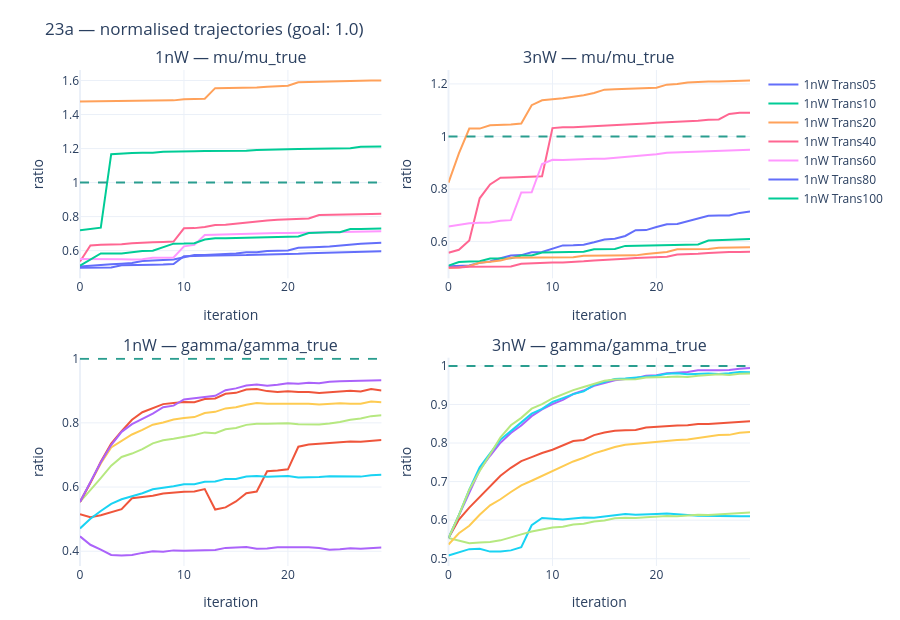

The cell this chart's notebook holds for it:
### Code cell
# ============================================================
# 23a — FIG 3: normalised trajectories vs iteration (per power)
# ============================================================
fig3 = make_subplots(rows=2, cols=2, horizontal_spacing=0.10, vertical_spacing=0.16,
                     subplot_titles=['1nW — mu/mu_true', '3nW — mu/mu_true',
                                     '1nW — gamma/gamma_true', '3nW — gamma/gamma_true'])
for ci, power in enumerate(POWERS, start=1):
    for r in [r for r in RESULTS if r['power'] == power]:
        steps = [h['step'] for h in r['history']]
        fig3.add_trace(go.Scatter(x=steps, y=[h['mu'] / r['mu_true'] for h in r['history']],
                                  mode='lines', name=r['exp'], showlegend=(ci == 1)), row=1, col=ci)
        fig3.add_trace(go.Scatter(x=steps, y=[h['gamma'] / r['gamma_true'] for h in r['history']],
                                  mode='lines', name=r['exp'], showlegend=False), row=2, col=ci)
    fig3.add_hline(y=1.0, line=dict(color='#2a9d8f', dash='dash'), row=1, col=ci)
    fig3.add_hline(y=1.0, line=dict(color='#2a9d8f', dash='dash'), row=2, col=ci)
fig3.update_xaxes(title_text='iteration'); fig3.update_yaxes(title_text='ratio')
fig3.update_layout(height=620, margin=dict(t=70, b=40),
                   title_text='23a — normalised trajectories (goal: 1.0)')
fig3.show(config=CONFIG_PLOT)

### Figure 1 — Plotly figure (JSON) as saved in the notebook; plotly's stock layout.template omitted (floating-point values rounded to 4 significant figures)
{"data": [{"mode": "lines", "name": "1nW Trans05", "showlegend": true, "type": "scatter", "x": [0, 1, 2, 3, 4, 5, 6, 7, 8, 9, 10, 11, 12, 13, 14, 15, 16, 17, 18, 19, 20, 21, 22, 23, 24, 25, 26, 27, 28, 29], "xaxis": "x", "y": [0.5069, 0.5118, 0.5184, 0.5194, 0.5236, 0.5268, 0.5387, 0.5418, 0.5418, 0.5476, 0.561, 0.5739, 0.5738, 0.576, 0.5778, 0.5832, 0.5901, 0.5902, 0.5979, 0.6006, 0.601, 0.6167, 0.6178, 0.6215, 0.6247, 0.6312, 0.6366, 0.6401, 0.6429, 0.6458], "yaxis": "y"}, {"mode": "lines", "name": "1nW Trans05", "showlegend": false, "type": "scatter", "x": [0, 1, 2, 3, 4, 5, 6, 7, 8, 9, 10, 11, 12, 13, 14, 15, 16, 17, 18, 19, 20, 21, 22, 23, 24, 25, 26, 27, 28, 29], "xaxis": "x3", "y": [0.5151, 0.5061, 0.5119, 0.5218, 0.531, 0.5653, 0.5682, 0.573, 0.5799, 0.5838, 0.5854, 0.586, 0.5938, 0.53, 0.5365, 0.5551, 0.5808, 0.5862, 0.6491, 0.6517, 0.6553, 0.7256, 0.7327, 0.7346, 0.7373, 0.7395, 0.7419, 0.7414, 0.7437, 0.7464], "yaxis": "y3"}, {"mode": "lines", "name": "1nW Trans10", "showlegend": true, "type": "scatter", "x": [0, 1, 2, 3, 4, 5, 6, 7, 8, 9, 10, 11, 12, 13, 14, 15, 16, 17, 18, 19, 20, 21, 22, 23, 24, 25, 26, 27, 28, 29], "xaxis": "x", "y": [0.7198, 0.7271, 0.7353, 1.167, 1.173, 1.174, 1.175, 1.175, 1.181, 1.181, 1.183, 1.185, 1.186, 1.186, 1.186, 1.186, 1.187, 1.192, 1.195, 1.195, 1.197, 1.197, 1.198, 1.199, 1.2, 1.201, 1.202, 1.211, 1.212, 1.212], "yaxis": "y"}, {"mode": "lines", "name": "1nW Trans10", "showlegend": false, "type": "scatter", "x": [0, 1, 2, 3, 4, 5, 6, 7, 8, 9, 10, 11, 12, 13, 14, 15, 16, 17, 18, 19, 20, 21, 22, 23, 24, 25, 26, 27, 28, 29], "xaxis": "x3", "y": [0.4463, 0.4202, 0.4051, 0.3885, 0.3865, 0.3881, 0.3949, 0.3998, 0.3985, 0.4027, 0.4016, 0.4018, 0.4021, 0.4037, 0.4105, 0.4108, 0.4134, 0.4078, 0.4083, 0.4122, 0.4125, 0.4135, 0.4128, 0.4098, 0.4045, 0.4062, 0.4095, 0.4078, 0.4106, 0.4115], "yaxis": "y3"}, {"mode": "lines", "name": "1nW Trans20", "showlegend": true, "type": "scatter", "x": [0, 1, 2, 3, 4, 5, 6, 7, 8, 9, 10, 11, 12, 13, 14, 15, 16, 17, 18, 19, 20, 21, 22, 23, 24, 25, 26, 27, 28, 29], "xaxis": "x", "y": [1.477, 1.478, 1.478, 1.477, 1.478, 1.479, 1.48, 1.482, 1.483, 1.483, 1.49, 1.492, 1.493, 1.555, 1.556, 1.558, 1.557, 1.559, 1.564, 1.567, 1.57, 1.589, 1.592, 1.592, 1.592, 1.597, 1.598, 1.6, 1.601, 1.6], "yaxis": "y"}, {"mode": "lines", "name": "1nW Trans20", "showlegend": false, "type": "scatter", "x": [0, 1, 2, 3, 4, 5, 6, 7, 8, 9, 10, 11, 12, 13, 14, 15, 16, 17, 18, 19, 20, 21, 22, 23, 24, 25, 26, 27, 28, 29], "xaxis": "x3", "y": [0.471, 0.5011, 0.5256, 0.5478, 0.5618, 0.5708, 0.5808, 0.593, 0.5974, 0.6025, 0.609, 0.6089, 0.6161, 0.6176, 0.6254, 0.6248, 0.633, 0.6344, 0.632, 0.6327, 0.6347, 0.6299, 0.6298, 0.6309, 0.6336, 0.6329, 0.6341, 0.6325, 0.6367, 0.6386], "yaxis": "y3"}, {"mode": "lines", "name": "1nW Trans40", "showlegend": true, "type": "scatter", "x": [0, 1, 2, 3, 4, 5, 6, 7, 8, 9, 10, 11, 12, 13, 14, 15, 16, 17, 18, 19, 20, 21, 22, 23, 24, 25, 26, 27, 28, 29], "xaxis": "x", "y": [0.5358, 0.6302, 0.6353, 0.6364, 0.638, 0.6431, 0.6478, 0.6495, 0.6515, 0.6537, 0.7316, 0.7324, 0.7388, 0.7513, 0.7526, 0.759, 0.766, 0.7732, 0.7779, 0.7813, 0.7831, 0.7854, 0.7889, 0.8098, 0.8119, 0.8139, 0.8147, 0.8146, 0.8159, 0.8168], "yaxis": "y"}, {"mode": "lines", "name": "1nW Trans40", "showlegend": false, "type": "scatter", "x": [0, 1, 2, 3, 4, 5, 6, 7, 8, 9, 10, 11, 12, 13, 14, 15, 16, 17, 18, 19, 20, 21, 22, 23, 24, 25, 26, 27, 28, 29], "xaxis": "x3", "y": [0.5537, 0.5894, 0.628, 0.6665, 0.6937, 0.7044, 0.718, 0.7363, 0.7458, 0.7504, 0.7562, 0.7623, 0.7703, 0.7679, 0.78, 0.784, 0.7937, 0.797, 0.7975, 0.7977, 0.7989, 0.7959, 0.7946, 0.7953, 0.7981, 0.8027, 0.8097, 0.8135, 0.8209, 0.8237], "yaxis": "y3"}, {"mode": "lines", "name": "1nW Trans60", "showlegend": true, "type": "scatter", "x": [0, 1, 2, 3, 4, 5, 6, 7, 8, 9, 10, 11, 12, 13, 14, 15, 16, 17, 18, 19, 20, 21, 22, 23, 24, 25, 26, 27, 28, 29], "xaxis": "x", "y": [0.5505, 0.5491, 0.5471, 0.5471, 0.5487, 0.5475, 0.5492, 0.5588, 0.5593, 0.5603, 0.6251, 0.6339, 0.6919, 0.6937, 0.6981, 0.6988, 0.6976, 0.7019, 0.7036, 0.7039, 0.7042, 0.7055, 0.7067, 0.7101, 0.7101, 0.7104, 0.712, 0.7133, 0.7136, 0.7146], "yaxis": "y"}, {"mode": "lines", "name": "1nW Trans60", "showlegend": false, "type": "scatter", "x": [0, 1, 2, 3, 4, 5, 6, 7, 8, 9, 10, 11, 12, 13, 14, 15, 16, 17, 18, 19, 20, 21, 22, 23, 24, 25, 26, 27, 28, 29], "xaxis": "x3", "y": [0.5537, 0.6131, 0.6734, 0.7234, 0.7427, 0.7639, 0.7781, 0.7945, 0.8009, 0.8103, 0.8149, 0.8181, 0.8307, 0.8343, 0.845, 0.8486, 0.8566, 0.8619, 0.8595, 0.8594, 0.8599, 0.86, 0.8598, 0.8571, 0.8599, 0.8609, 0.8594, 0.8598, 0.8667, 0.8639], "yaxis": "y3"}, {"mode": "lines", "name": "1nW Trans80", "showlegend": true, "type": "scatter", "x": [0, 1, 2, 3, 4, 5, 6, 7, 8, 9, 10, 11, 12, 13, 14, 15, 16, 17, 18, 19, 20, 21, 22, 23, 24, 25, 26, 27, 28, 29], "xaxis": "x", "y": [0.4993, 0.5, 0.4985, 0.5014, 0.5142, 0.514, 0.5144, 0.5172, 0.5184, 0.5212, 0.5672, 0.5707, 0.5705, 0.5716, 0.5714, 0.572, 0.5738, 0.5762, 0.5767, 0.5795, 0.5806, 0.581, 0.5841, 0.5855, 0.5864, 0.5897, 0.5897, 0.5925, 0.5934, 0.596], "yaxis": "y"}, {"mode": "lines", "name": "1nW Trans80", "showlegend": false, "type": "scatter", "x": [0, 1, 2, 3, 4, 5, 6, 7, 8, 9, 10, 11, 12, 13, 14, 15, 16, 17, 18, 19, 20, 21, 22, 23, 24, 25, 26, 27, 28, 29], "xaxis": "x3", "y": [0.5537, 0.6131, 0.6789, 0.7353, 0.774, 0.8097, 0.8331, 0.8463, 0.8584, 0.8616, 0.8647, 0.8646, 0.8741, 0.8759, 0.8904, 0.8935, 0.9039, 0.9055, 0.8989, 0.8963, 0.8987, 0.8963, 0.896, 0.8931, 0.8961, 0.897, 0.9002, 0.8975, 0.9052, 0.9006], "yaxis": "y3"}, {"mode": "lines", "name": "1nW Trans100", "showlegend": true, "type": "scatter", "x": [0, 1, 2, 3, 4, 5, 6, 7, 8, 9, 10, 11, 12, 13, 14, 15, 16, 17, 18, 19, 20, 21, 22, 23, 24, 25, 26, 27, 28, 29], "xaxis": "x", "y": [0.5121, 0.5483, 0.5834, 0.5836, 0.5836, 0.5901, 0.5975, 0.5998, 0.6184, 0.641, 0.6413, 0.6433, 0.6655, 0.6725, 0.673, 0.6747, 0.6748, 0.6786, 0.6802, 0.6811, 0.6817, 0.6835, 0.704, 0.7068, 0.7075, 0.7078, 0.7268, 0.7278, 0.7283, 0.7298], "yaxis": "y"}, {"mode": "lines", "name": "1nW Trans100", "showlegend": false, "type": "scatter", "x": [0, 1, 2, 3, 4, 5, 6, 7, 8, 9, 10, 11, 12, 13, 14, 15, 16, 17, 18, 19, 20, 21, 22, 23, 24, 25, 26, 27, 28, 29], "xaxis": "x3", "y": [0.5537, 0.6131, 0.677, 0.7308, 0.7721, 0.796, 0.8125, 0.8288, 0.8488, 0.8537, 0.8731, 0.8756, 0.8803, 0.8843, 0.9017, 0.9075, 0.9164, 0.9195, 0.9153, 0.9185, 0.9233, 0.9223, 0.925, 0.9231, 0.9283, 0.9294, 0.9305, 0.9297, 0.9325, 0.933], "yaxis": "y3"}, {"mode": "lines", "name": "3nW Trans05", "showlegend": false, "type": "scatter", "x": [0, 1, 2, 3, 4, 5, 6, 7, 8, 9, 10, 11, 12, 13, 14, 15, 16, 17, 18, 19, 20, 21, 22, 23, 24, 25, 26, 27, 28, 29], "xaxis": "x2", "y": [0.8245, 0.9357, 1.03, 1.03, 1.043, 1.044, 1.046, 1.049, 1.119, 1.138, 1.141, 1.145, 1.151, 1.157, 1.166, 1.178, 1.18, 1.181, 1.184, 1.185, 1.186, 1.197, 1.199, 1.205, 1.208, 1.209, 1.209, 1.209, 1.212, 1.213], "yaxis": "y2"}, {"mode": "lines", "name": "3nW Trans05", "showlegend": false, "type": "scatter", "x": [0, 1, 2, 3, 4, 5, 6, 7, 8, 9, 10, 11, 12, 13, 14, 15, 16, 17, 18, 19, 20, 21, 22, 23, 24, 25, 26, 27, 28, 29], "xaxis": "x4", "y": [0.5082, 0.5158, 0.5248, 0.5261, 0.5185, 0.5186, 0.5217, 0.53, 0.5869, 0.6057, 0.6029, 0.6018, 0.6042, 0.6069, 0.6061, 0.609, 0.6124, 0.6157, 0.6143, 0.6159, 0.616, 0.617, 0.6158, 0.6133, 0.6112, 0.6105, 0.611, 0.61, 0.6098, 0.6105], "yaxis": "y4"}, {"mode": "lines", "name": "3nW Trans10", "showlegend": false, "type": "scatter", "x": [0, 1, 2, 3, 4, 5, 6, 7, 8, 9, 10, 11, 12, 13, 14, 15, 16, 17, 18, 19, 20, 21, 22, 23, 24, 25, 26, 27, 28, 29], "xaxis": "x2", "y": [0.5573, 0.5687, 0.6046, 0.7648, 0.8175, 0.8433, 0.844, 0.8459, 0.845, 0.8489, 1.032, 1.035, 1.035, 1.037, 1.037, 1.041, 1.041, 1.043, 1.046, 1.049, 1.052, 1.054, 1.055, 1.057, 1.06, 1.064, 1.065, 1.086, 1.09, 1.09], "yaxis": "y2"}, {"mode": "lines", "name": "3nW Trans10", "showlegend": false, "type": "scatter", "x": [0, 1, 2, 3, 4, 5, 6, 7, 8, 9, 10, 11, 12, 13, 14, 15, 16, 17, 18, 19, 20, 21, 22, 23, 24, 25, 26, 27, 28, 29], "xaxis": "x4", "y": [0.5537, 0.5462, 0.5402, 0.5424, 0.5435, 0.5477, 0.5564, 0.5633, 0.5706, 0.5755, 0.5812, 0.5829, 0.5885, 0.5905, 0.5968, 0.5991, 0.6049, 0.6065, 0.6054, 0.6075, 0.6089, 0.6111, 0.61, 0.6121, 0.6138, 0.6133, 0.6151, 0.615, 0.6187, 0.6198], "yaxis": "y4"}, {"mode": "lines", "name": "3nW Trans20", "showlegend": false, "type": "scatter", "x": [0, 1, 2, 3, 4, 5, 6, 7, 8, 9, 10, 11, 12, 13, 14, 15, 16, 17, 18, 19, 20, 21, 22, 23, 24, 25, 26, 27, 28, 29], "xaxis": "x2", "y": [0.6578, 0.6639, 0.6693, 0.6712, 0.673, 0.6795, 0.6816, 0.7867, 0.7873, 0.8953, 0.9112, 0.9109, 0.9126, 0.9147, 0.9157, 0.9151, 0.918, 0.9204, 0.9239, 0.9282, 0.932, 0.9378, 0.9391, 0.9406, 0.9413, 0.9415, 0.943, 0.9465, 0.9476, 0.9492], "yaxis": "y2"}, {"mode": "lines", "name": "3nW Trans20", "showlegend": false, "type": "scatter", "x": [0, 1, 2, 3, 4, 5, 6, 7, 8, 9, 10, 11, 12, 13, 14, 15, 16, 17, 18, 19, 20, 21, 22, 23, 24, 25, 26, 27, 28, 29], "xaxis": "x4", "y": [0.5368, 0.566, 0.5856, 0.6142, 0.6385, 0.6542, 0.6731, 0.6903, 0.7022, 0.7148, 0.7274, 0.7395, 0.7522, 0.7617, 0.7733, 0.7811, 0.7897, 0.7954, 0.7978, 0.8017, 0.8045, 0.8056, 0.8075, 0.8094, 0.8135, 0.8185, 0.8207, 0.8211, 0.8265, 0.8287], "yaxis": "y4"}, {"mode": "lines", "name": "3nW Trans40", "showlegend": false, "type": "scatter", "x": [0, 1, 2, 3, 4, 5, 6, 7, 8, 9, 10, 11, 12, 13, 14, 15, 16, 17, 18, 19, 20, 21, 22, 23, 24, 25, 26, 27, 28, 29], "xaxis": "x2", "y": [0.5057, 0.5078, 0.5088, 0.5197, 0.5243, 0.5366, 0.5473, 0.5485, 0.559, 0.5605, 0.572, 0.5854, 0.5863, 0.5882, 0.5974, 0.6082, 0.6106, 0.6213, 0.6436, 0.6436, 0.6554, 0.6657, 0.6667, 0.6767, 0.6877, 0.6986, 0.6994, 0.6994, 0.7091, 0.7146], "yaxis": "y2"}, {"mode": "lines", "name": "3nW Trans40", "showlegend": false, "type": "scatter", "x": [0, 1, 2, 3, 4, 5, 6, 7, 8, 9, 10, 11, 12, 13, 14, 15, 16, 17, 18, 19, 20, 21, 22, 23, 24, 25, 26, 27, 28, 29], "xaxis": "x4", "y": [0.5537, 0.6015, 0.6327, 0.6603, 0.6865, 0.715, 0.7357, 0.7531, 0.7634, 0.7743, 0.7825, 0.7937, 0.8053, 0.8079, 0.8206, 0.8271, 0.8321, 0.8332, 0.8336, 0.8404, 0.8421, 0.8448, 0.8455, 0.8461, 0.8492, 0.8493, 0.8508, 0.853, 0.8555, 0.8567], "yaxis": "y4"}, {"mode": "lines", "name": "3nW Trans60", "showlegend": false, "type": "scatter", "x": [0, 1, 2, 3, 4, 5, 6, 7, 8, 9, 10, 11, 12, 13, 14, 15, 16, 17, 18, 19, 20, 21, 22, 23, 24, 25, 26, 27, 28, 29], "xaxis": "x2", "y": [0.5085, 0.5224, 0.5244, 0.5251, 0.5358, 0.5363, 0.5366, 0.5471, 0.5474, 0.5583, 0.5593, 0.5603, 0.5607, 0.5615, 0.571, 0.5715, 0.5721, 0.5836, 0.5841, 0.5871, 0.5875, 0.5876, 0.5884, 0.5891, 0.5893, 0.604, 0.6052, 0.6059, 0.609, 0.6101], "yaxis": "y2"}, {"mode": "lines", "name": "3nW Trans60", "showlegend": false, "type": "scatter", "x": [0, 1, 2, 3, 4, 5, 6, 7, 8, 9, 10, 11, 12, 13, 14, 15, 16, 17, 18, 19, 20, 21, 22, 23, 24, 25, 26, 27, 28, 29], "xaxis": "x4", "y": [0.5537, 0.6131, 0.6712, 0.7301, 0.767, 0.8009, 0.8258, 0.8455, 0.8696, 0.8871, 0.9011, 0.9118, 0.927, 0.936, 0.9484, 0.9548, 0.9628, 0.9662, 0.968, 0.9744, 0.9757, 0.9812, 0.9819, 0.9843, 0.9887, 0.9897, 0.9889, 0.9893, 0.9929, 0.9942], "yaxis": "y4"}, {"mode": "lines", "name": "3nW Trans80", "showlegend": false, "type": "scatter", "x": [0, 1, 2, 3, 4, 5, 6, 7, 8, 9, 10, 11, 12, 13, 14, 15, 16, 17, 18, 19, 20, 21, 22, 23, 24, 25, 26, 27, 28, 29], "xaxis": "x2", "y": [0.4998, 0.5011, 0.5069, 0.5196, 0.523, 0.5284, 0.5384, 0.5387, 0.5389, 0.5391, 0.5396, 0.5404, 0.5408, 0.5464, 0.5465, 0.5466, 0.5468, 0.5471, 0.5475, 0.553, 0.556, 0.5605, 0.5708, 0.5714, 0.5716, 0.5718, 0.5767, 0.5776, 0.5781, 0.5784], "yaxis": "y2"}, {"mode": "lines", "name": "3nW Trans80", "showlegend": false, "type": "scatter", "x": [0, 1, 2, 3, 4, 5, 6, 7, 8, 9, 10, 11, 12, 13, 14, 15, 16, 17, 18, 19, 20, 21, 22, 23, 24, 25, 26, 27, 28, 29], "xaxis": "x4", "y": [0.5537, 0.6131, 0.6789, 0.7369, 0.773, 0.8089, 0.8309, 0.8529, 0.8761, 0.8883, 0.9064, 0.9165, 0.9267, 0.9337, 0.9507, 0.958, 0.9663, 0.9676, 0.97, 0.9738, 0.9743, 0.9796, 0.9809, 0.9781, 0.9795, 0.9802, 0.9791, 0.9806, 0.9843, 0.9835], "yaxis": "y4"}, {"mode": "lines", "name": "3nW Trans100", "showlegend": false, "type": "scatter", "x": [0, 1, 2, 3, 4, 5, 6, 7, 8, 9, 10, 11, 12, 13, 14, 15, 16, 17, 18, 19, 20, 21, 22, 23, 24, 25, 26, 27, 28, 29], "xaxis": "x2", "y": [0.5013, 0.5014, 0.5043, 0.5045, 0.5049, 0.5049, 0.505, 0.5154, 0.5174, 0.5205, 0.5207, 0.5207, 0.5216, 0.5248, 0.5279, 0.5311, 0.5314, 0.5347, 0.5376, 0.5388, 0.539, 0.5422, 0.5507, 0.5508, 0.5536, 0.5564, 0.5596, 0.5601, 0.5603, 0.5615], "yaxis": "y2"}, {"mode": "lines", "name": "3nW Trans100", "showlegend": false, "type": "scatter", "x": [0, 1, 2, 3, 4, 5, 6, 7, 8, 9, 10, 11, 12, 13, 14, 15, 16, 17, 18, 19, 20, 21, 22, 23, 24, 25, 26, 27, 28, 29], "xaxis": "x4", "y": [0.5537, 0.6131, 0.6789, 0.7272, 0.7711, 0.815, 0.846, 0.8653, 0.8891, 0.9007, 0.9155, 0.9273, 0.9371, 0.9452, 0.9539, 0.9613, 0.9647, 0.965, 0.9654, 0.9698, 0.9714, 0.9712, 0.9725, 0.971, 0.9742, 0.9753, 0.9781, 0.9763, 0.9798, 0.9799], "yaxis": "y4"}], "layout": {"annotations": [{"font": {"size": 16}, "showarrow": false, "text": "1nW — mu/mu_true", "x": 0.225, "xanchor": "center", "xref": "paper", "y": 1.0, "yanchor": "bottom", "yref": "paper"}, {"font": {"size": 16}, "showarrow": false, "text": "3nW — mu/mu_true", "x": 0.775, "xanchor": "center", "xref": "paper", "y": 1.0, "yanchor": "bottom", "yref": "paper"}, {"font": {"size": 16}, "showarrow": false, "text": "1nW — gamma/gamma_true", "x": 0.225, "xanchor": "center", "xref": "paper", "y": 0.42, "yanchor": "bottom", "yref": "paper"}, {"font": {"size": 16}, "showarrow": false, "text": "3nW — gamma/gamma_true", "x": 0.775, "xanchor": "center", "xref": "paper", "y": 0.42, "yanchor": "bottom", "yref": "paper"}], "height": 620, "margin": {"b": 40, "t": 70}, "shapes": [{"line": {"color": "#2a9d8f", "dash": "dash"}, "type": "line", "x0": 0, "x1": 1, "xref": "x domain", "y0": 1.0, "y1": 1.0, "yref": "y"}, {"line": {"color": "#2a9d8f", "dash": "dash"}, "type": "line", "x0": 0, "x1": 1, "xref": "x3 domain", "y0": 1.0, "y1": 1.0, "yref": "y3"}, {"line": {"color": "#2a9d8f", "dash": "dash"}, "type": "line", "x0": 0, "x1": 1, "xref": "x2 domain", "y0": 1.0, "y1": 1.0, "yref": "y2"}, {"line": {"color": "#2a9d8f", "dash": "dash"}, "type": "line", "x0": 0, "x1": 1, "xref": "x4 domain", "y0": 1.0, "y1": 1.0, "yref": "y4"}], "title": {"text": "23a — normalised trajectories (goal: 1.0)"}, "xaxis": {"anchor": "y", "domain": [0.0, 0.45], "title": {"text": "iteration"}}, "xaxis2": {"anchor": "y2", "domain": [0.55, 1.0], "title": {"text": "iteration"}}, "xaxis3": {"anchor": "y3", "domain": [0.0, 0.45], "title": {"text": "iteration"}}, "xaxis4": {"anchor": "y4", "domain": [0.55, 1.0], "title": {"text": "iteration"}}, "yaxis": {"anchor": "x", "domain": [0.58, 1.0], "title": {"text": "ratio"}}, "yaxis2": {"anchor": "x2", "domain": [0.58, 1.0], "title": {"text": "ratio"}}, "yaxis3": {"anchor": "x3", "domain": [0.0, 0.42], "title": {"text": "ratio"}}, "yaxis4": {"anchor": "x4", "domain": [0.0, 0.42], "title": {"text": "ratio"}}}}
